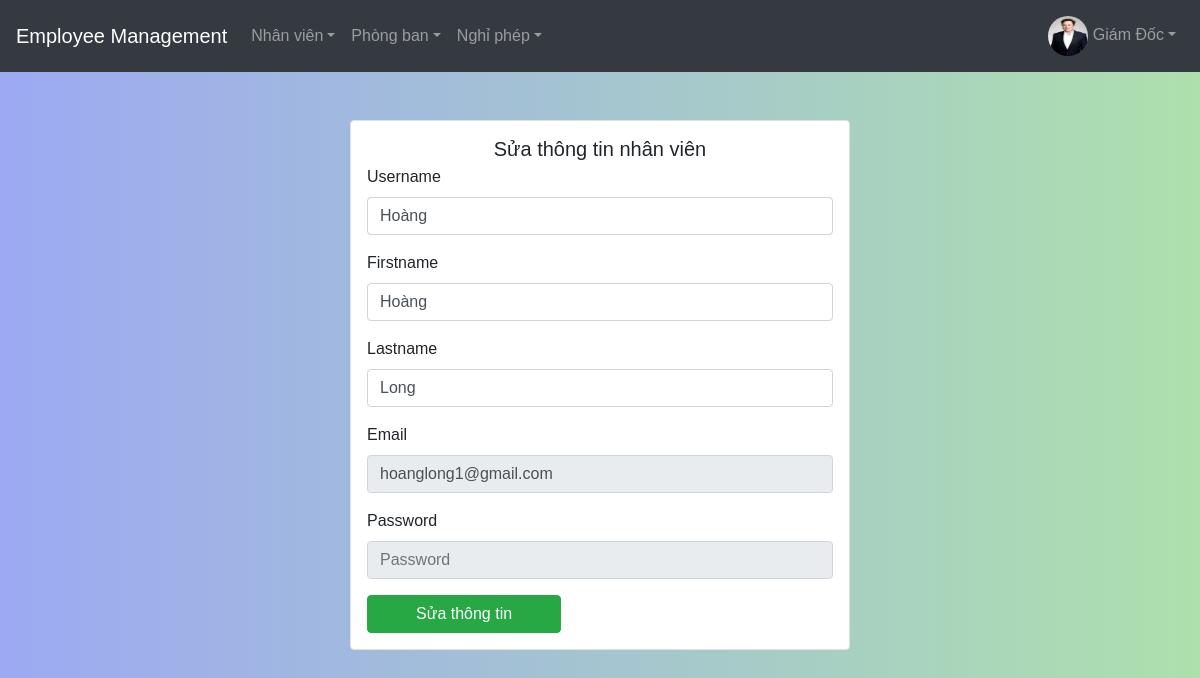
The app's page /source/employee-edit.php?email=hoanglong1@gmail.com (signed in) with its own data.
### tables this page shows
CREATE TABLE `nhanvien` (
  `userName` varchar(255) NOT NULL,
  `firstName` varchar(255) NOT NULL,
  `lastName` varchar(255) NOT NULL,
  `email` varchar(255) NOT NULL,
  `pwd` varchar(255) NOT NULL,
  `phongBan` varchar(255) NOT NULL,
  `chucVu` varchar(255) NOT NULL,
  `activated` bit(1) DEFAULT b'0',
  `avatar` text NOT NULL
);

### source/employee-edit.php (the view, shortened to what this page needs)
<!DOCTYPE html>
<html lang="en">
  <head>
	<link rel="stylesheet" href="https://maxcdn.bootstrapcdn.com/bootstrap/4.5.2/css/bootstrap.min.css">
	<link rel="stylesheet" href="./style.css">
      <?php
        require_once('./db/db.php');
        require_once('./nav/admin-nav.php');
        $email = $_GET['email'];
        $sql = "SELECT * from `nhanvien` WHERE `email` = ?";
        $stm = $conn->prepare($sql);
        $stm->bind_param("s", $email);
        if (!$stm->execute()) {
            die('Không tìm thấy' . $stm->error);
        }
        $result = $stm->get_result();
        $data = $result->fetch_assoc();
        $userName = $data['userName'];
        $firstName = $data['firstName'];
        $lastName = $data['lastName'];
        $pwd = '';
      ?>
    </head>
  <body>
    <div class="container-fluid">
      <div id="inner">
        <div class="row">
          <div class="col-md-8 col-lg-5 my-5 mx-2 mx-sm-auto border rounded px-3 py-3 bg-white">
            <h5 class="text-center mb-1">Sửa thông tin nhân viên</h5>
            <form onsubmit="return validateEmployeeChange()"; method="post" action="./process/update-employee.php">
              <div class="form-group">
                <label for="username">Username</label>
                <input
                  type="text"
                  value="<?= $userName ?>"
                  name="username"
                  id="username"
                  class="form-control"
                  placeholder="Username"
                />
              </div>
              <div class="form-group">
                <label for="firstname">Firstname</label>
                <input
                  type="text"
                  value="<?= $firstName ?>"
                  name="firstname"
                  id="firstname"
                  class="form-control"
                  placeholder="Firstname"
                />
              </div>
              <div class="form-group">
                <label for="lastname">Lastname</label>
                <input
                  type="text"
                  value="<?= $lastName ?>"
                  name="lastname"
                  id="lastname"
                  class="form-control"
                  placeholder="Lastname"
                />
              </div>
              <div class="form-group">
                <label for="email">Email</label>
                <input
                  readonly
                  type="email"
                  value="<?= $email ?>"
                  name="email"
                  id="email"
                  class="form-control"
                  placeholder="Your name"
                />
              </div>
              <div class="form-group">
                <label for="pwd">Password</label>
                <input
                  readonly
                  type="password"
                  value="<?= $pwd ?>"
                  name="pwd"
                  id="pwd"
                  class="form-control"
                  placeholder="Password"
                />
              </div>
              <button onclick="return confirmUpdate()"; class="btn btn-success px-5 mr-2">Sửa thông tin</button>
            </form>
          </div>
      </div>
      </div>
    </div>
  </body>
</html>

### source/nav/admin-nav.php (shortened to what this page needs)
<div id="header">
      <?php
        require_once('./db/db.php');
        $email = $_SESSION['email'];
        $sql = "SELECT * from `nhanvien` WHERE `email` = ?";
        $stm = $conn->prepare($sql);
        $stm->bind_param("s", $email);
        if (!$stm->execute()) {
            die('Không tìm thấy' . $stm->error);
        }
        $result = $stm->get_result();
        $data = $result->fetch_assoc();
        $avatar = $data['avatar'];
      ?>
      <nav class="navbar navbar-expand-md bg-dark navbar-dark">
        <a class="navbar-brand" href="./index.php">Employee Management</a>
        <div class="collapse navbar-collapse" id="collapsibleNavbar">
          <ul class="navbar-nav">
            <div class="nav-item dropdown">
              <a href="#" data-toggle="dropdown" class="nav-link dropdown-toggle user-action">Nhân viên</a>
            </div>
            <div class="nav-item dropdown">
              <a href="#" data-toggle="dropdown" class="nav-link dropdown-toggle user-action">Phòng ban</a>
            </div>
            <div class="nav-item dropdown">
              <a href="#" data-toggle="dropdown" class="nav-link dropdown-toggle user-action">Nghỉ phép</a>
            </div>
          </ul>
        </div>
        <div class="navbar-nav ml-auto">
    			<div class="nav-item dropdown">
    				<a href="#" data-toggle="dropdown" class="nav-link dropdown-toggle user-action"><img src="./<?= $avatar ?>" class="avatar" alt="Avatar" style="width: 40px; height: 40px; border-radius: 30px;"> <?= $_SESSION['name']?><b class="caret"></b></a>
    			</div>
    		</div>
      </nav>
    </div>

### source/style.css (style rules this page uses)
* { padding: 0; margin: 0; box-sizing: border-box; font-family: "Poppin", sans-serif; }
body { background-image: linear-gradient( 90deg, rgb(156, 169, 243), rgb(173, 224, 173) ); }

### records on screen
nhanvien: avatar (picture)
nhanvien: username "Hoàng", firstname "Hoàng", lastname "Long"

### other values on screen
$_SESSION['name'] "Giám Đốc"
